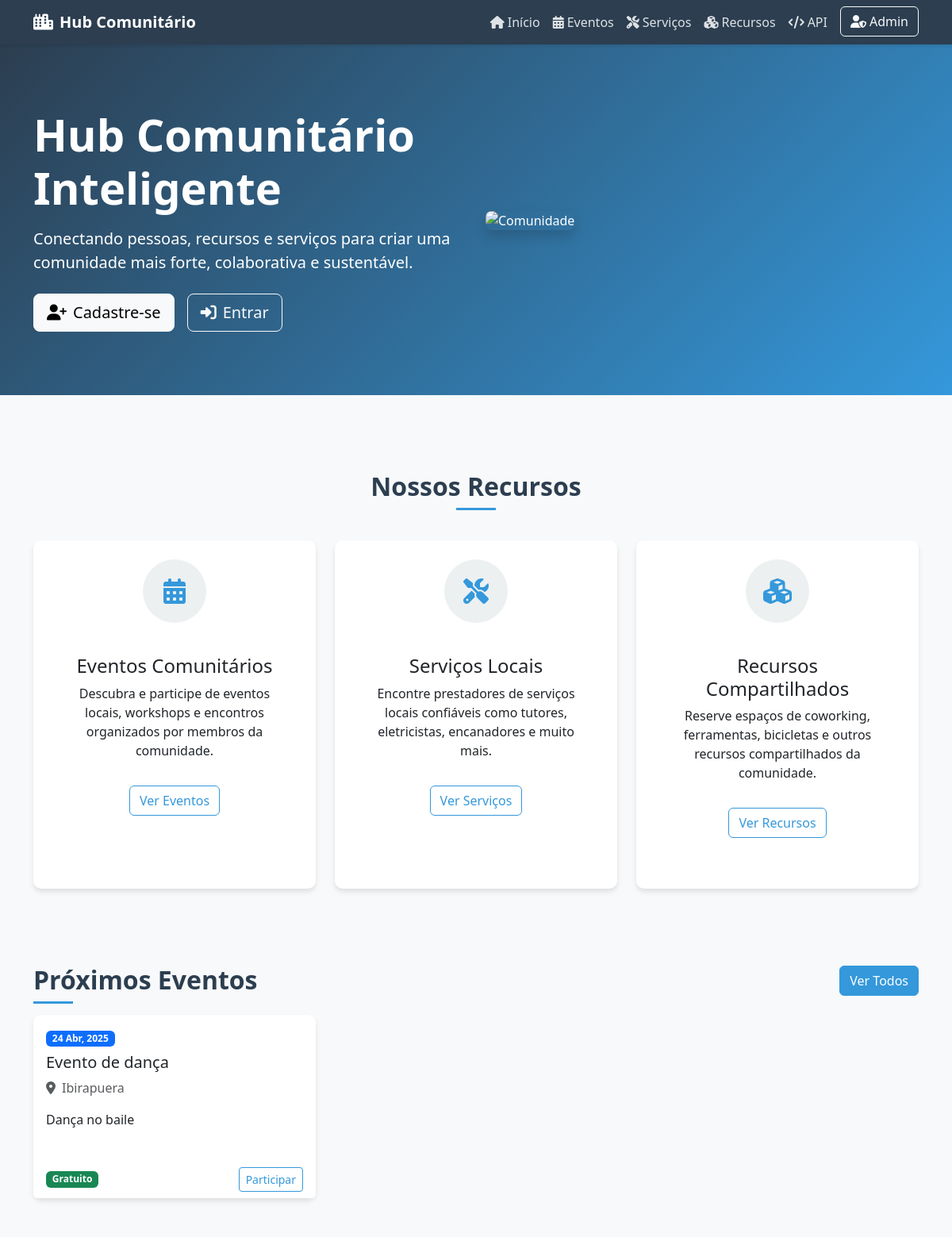
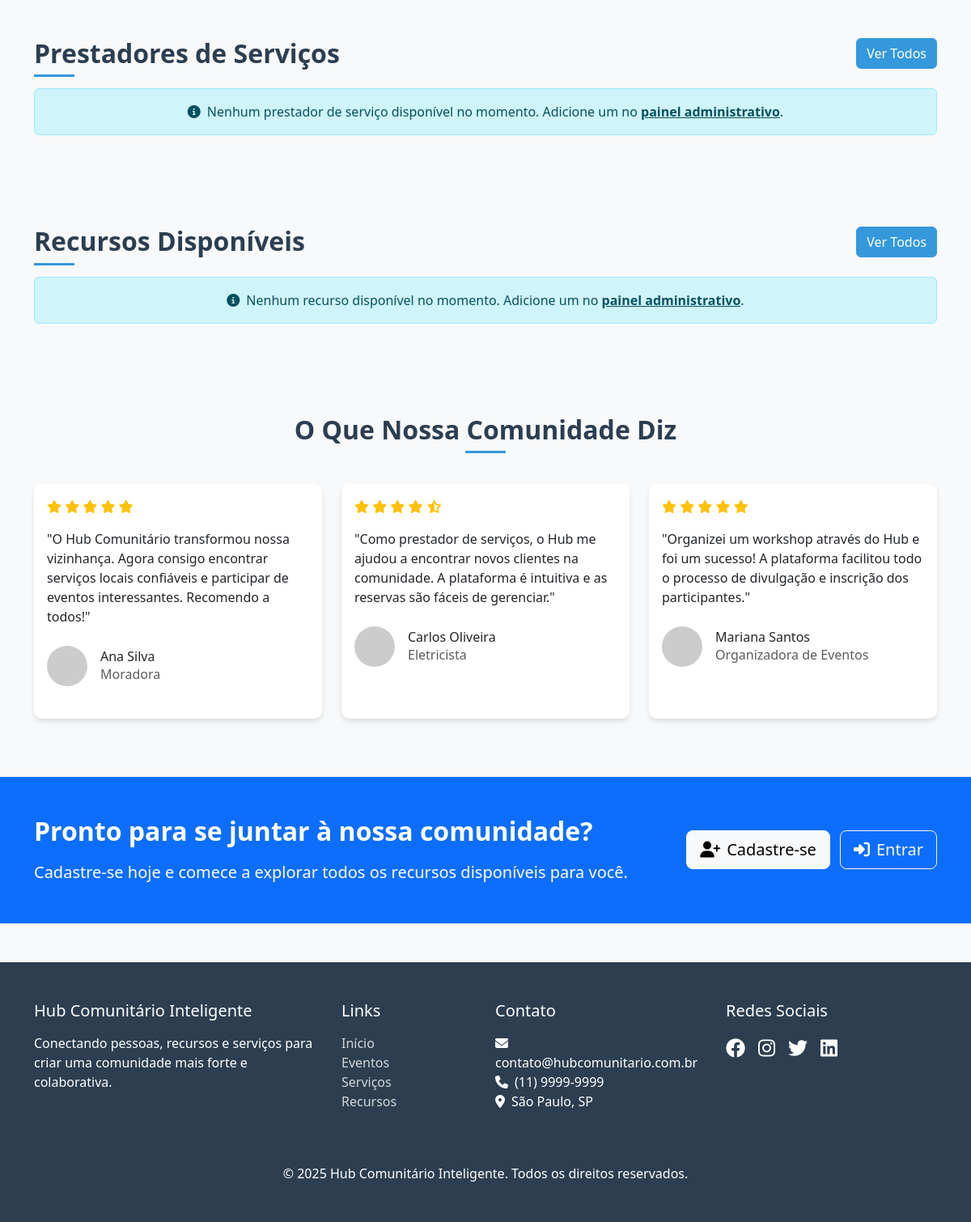
The page / on the database its author committed (2 pictures, top to bottom).
### api/models.py (models this page shows, shortened)
class CommunityEvent(models.Model):
    title = models.CharField(max_length=100, verbose_name='Título')
    description = models.TextField(verbose_name='Descrição')
    organizer = models.ForeignKey(User, on_delete=models.CASCADE, related_name='organized_events', verbose_name='Organizador')
    location = models.CharField(max_length=255, verbose_name='Local')
    start_date = models.DateTimeField(verbose_name='Data de Início')
    end_date = models.DateTimeField(verbose_name='Data de Término')
    max_attendees = models.PositiveIntegerField(null=True, blank=True, verbose_name='Máximo de Participantes')
    is_free = models.BooleanField(default=True, verbose_name='Gratuito')
    fee = models.DecimalField(max_digits=10, decimal_places=2, null=True, blank=True, verbose_name='Taxa')
    attendees = models.ManyToManyField(User, related_name='attending_events', blank=True, verbose_name='Participantes')
    created_at = models.DateTimeField(auto_now_add=True, verbose_name='Criado em')
    updated_at = models.DateTimeField(auto_now=True, verbose_name='Atualizado em')
    class Meta:
        verbose_name = 'Evento Comunitário'
        verbose_name_plural = 'Eventos Comunitários'

### api/views.py (the view)
# urls.py: path('', index, name='index'),
def index(request):
    events = CommunityEvent.objects.all().order_by('start_date')[:3]
    service_providers = ServiceProvider.objects.filter(is_available=True)[:3]
    resources = Resource.objects.filter(is_available=True)[:3]
    context = {
        'events': events,
        'service_providers': service_providers,
        'resources': resources
    }
    return render(request, 'index.html', context)

### templates/index.html (shortened to what this page needs)
{% extends 'base.html' %}
{% block content %}
<section class="hero">
    <div class="container">
        <div class="row align-items-center">
            <div class="col-lg-6 mb-5 mb-lg-0">
                <h1 class="display-4 fw-bold mb-3">Hub Comunitário Inteligente</h1>
                <p class="lead mb-4">Conectando pessoas, recursos e serviços para criar uma comunidade mais forte, colaborativa e sustentável.</p>
                <div class="d-flex gap-3">
                    <button class="btn btn-light btn-lg signup-btn">
                        <i class="fas fa-user-plus me-2"></i>Cadastre-se
                    </button>
                    <button class="btn btn-outline-light btn-lg login-btn">
                        <i class="fas fa-sign-in-alt me-2"></i>Entrar
                    </button>
                </div>
            </div>
            <div class="col-lg-6">
                <img src="https://images.unsplash.com/photo-1517245386807-bb43f82c33c4?ixlib=rb-4.0.3&ixid=M3wxMjA3fDB8MHxwaG90by1wYWdlfHx8fGVufDB8fHx8fA%3D%3D&auto=format&fit=crop&w=1470&q=80" class="img-fluid rounded-3 shadow" alt="Comunidade">
            </div>
        </div>
    </div>
</section>
<section class="py-5">
    <div class="container">
        <h2 class="section-title text-center mb-5">Nossos Recursos</h2>
        <div class="row g-4">
            <div class="col-md-4">
                <div class="card h-100 text-center p-4">
                    <div class="feature-icon">
                        <i class="fas fa-calendar-alt"></i>
                    </div>
                    <div class="card-body">
                        <h3 class="card-title h4">Eventos Comunitários</h3>
                        <p class="card-text">Descubra e participe de eventos locais, workshops e encontros organizados por membros da comunidade.</p>
                        <a href="#eventos" class="btn btn-outline-primary mt-3">Ver Eventos</a>
                    </div>
                </div>
            </div>
            <div class="col-md-4">
                <div class="card h-100 text-center p-4">
                    <div class="feature-icon">
                        <i class="fas fa-tools"></i>
                    </div>
                    <div class="card-body">
                        <h3 class="card-title h4">Serviços Locais</h3>
                        <p class="card-text">Encontre prestadores de serviços locais confiáveis como tutores, eletricistas, encanadores e muito mais.</p>
                        <a href="#servicos" class="btn btn-outline-primary mt-3">Ver Serviços</a>
                    </div>
                </div>
            </div>
            <div class="col-md-4">
                <div class="card h-100 text-center p-4">
                    <div class="feature-icon">
                        <i class="fas fa-cubes"></i>
                    </div>
                    <div class="card-body">
                        <h3 class="card-title h4">Recursos Compartilhados</h3>
                        <p class="card-text">Reserve espaços de coworking, ferramentas, bicicletas e outros recursos compartilhados da comunidade.</p>
                        <a href="#recursos" class="btn btn-outline-primary mt-3">Ver Recursos</a>
                    </div>
                </div>
            </div>
        </div>
    </div>
</section>
<section class="py-5 bg-light" id="eventos">
    <div class="container">
        <div class="d-flex justify-content-between align-items-center mb-4">
            <h2 class="section-title mb-0">Próximos Eventos</h2>
            <a href="#" class="btn btn-primary">Ver Todos</a>
        </div>
        <div class="row g-4" id="eventos-container">
            {% if events %}
                {% for event in events %}
                <div class="col-md-4">
                    <div class="card h-100">
                        <div class="card-body">
                            <span class="badge bg-primary mb-2">{{ event.start_date|date:"d M, Y" }}</span>
                            <h3 class="card-title h5">{{ event.title }}</h3>
                            <p class="card-text text-muted mb-3"><i class="fas fa-map-marker-alt me-2"></i>{{ event.location }}</p>
                            <p class="card-text">{{ event.description|truncatechars:100 }}</p>
                        </div>
                        <div class="card-footer bg-white border-0">
                            <div class="d-flex justify-content-between align-items-center">
                                {% if event.is_free %}
                                    <span class="badge bg-success">Gratuito</span>
                                {% else %}
                                    <span class="badge bg-primary">R$ {{ event.fee }}</span>
                                {% endif %}
                                <button class="btn btn-sm btn-outline-primary">Participar</button>
                            </div>
                        </div>
                    </div>
                </div>
                {% endfor %}
            {% else %}
                <div class="col-12 text-center">
                    <div class="alert alert-info">
                        <i class="fas fa-info-circle me-2"></i>Nenhum evento disponível no momento. Crie um evento no <a href="/admin/api/communityevent/add/" class="alert-link">painel administrativo</a>.
                    </div>
                </div>
            {% endif %}
        </div>
    </div>
</section>
<section class="py-5" id="servicos">
    <div class="container">
        <div class="d-flex justify-content-between align-items-center mb-4">
            <h2 class="section-title mb-0">Prestadores de Serviços</h2>
            <a href="#" class="btn btn-primary">Ver Todos</a>
        </div>
        <div class="row g-4" id="servicos-container">
            {% if service_providers %}
                {% for provider in service_providers %}
                <div class="col-md-4">
                    <div class="card h-100">
                        <div class="card-body">
                            <h3 class="card-title h5">{{ provider.business_name }}</h3>
                            <p class="card-text text-muted mb-3"><i class="fas fa-tag me-2"></i>{{ provider.service_type }}</p>
                            <p class="card-text">{{ provider.description|truncatechars:100 }}</p>
                            {% if provider.hourly_rate %}
                                <p class="card-text fw-bold">R$ {{ provider.hourly_rate }}/hora</p>
                            {% endif %}
                        </div>
                        <div class="card-footer bg-white border-0">
                            <div class="d-flex justify-content-between align-items-center">
                                <div>
                                    <i class="fas fa-star text-warning"></i>
                                    <i class="fas fa-star text-warning"></i>
                                    <i class="fas fa-star text-warning"></i>
                                    <i class="fas fa-star text-warning"></i>
                                    <i class="fas fa-star-half-alt text-warning"></i>
                                    <span class="ms-1">4.5</span>
                                </div>
                                <button class="btn btn-sm btn-outline-primary">Contatar</button>
                            </div>
                        </div>
                    </div>
                </div>
                {% endfor %}
            {% else %}
                <div class="col-12 text-center">
                    <div class="alert alert-info">
                        <i class="fas fa-info-circle me-2"></i>Nenhum prestador de serviço disponível no momento. Adicione um no <a href="/admin/api/serviceprovider/add/" class="alert-link">painel administrativo</a>.
                    </div>
                </div>
            {% endif %}
        </div>
    </div>
</section>
<section class="py-5 bg-light" id="recursos">
    <div class="container">
        <div class="d-flex justify-content-between align-items-center mb-4">
            <h2 class="section-title mb-0">Recursos Disponíveis</h2>
            <a href="#" class="btn btn-primary">Ver Todos</a>
        </div>
        <div class="row g-4" id="recursos-container">
            {% if resources %}
                {% for resource in resources %}
                <div class="col-md-4">
                    <div class="card h-100">
                        <div class="card-body">
                            <h3 class="card-title h5">{{ resource.name }}</h3>
                            <p class="card-text text-muted mb-3"><i class="fas fa-tag me-2"></i>{{ resource.category }}</p>
                            <p class="card-text">{{ resource.description|truncatechars:100 }}</p>
                            {% if resource.hourly_rate %}
                                <p class="card-text fw-bold">R$ {{ resource.hourly_rate }}/hora</p>
                            {% endif %}
                            <p class="card-text text-muted"><i class="fas fa-map-marker-alt me-2"></i>{{ resource.location }}</p>
                        </div>
                        <div class="card-footer bg-white border-0">
                            <button class="btn btn-sm btn-outline-primary w-100">Reservar</button>
                        </div>
                    </div>
                </div>
                {% endfor %}
            {% else %}
                <div class="col-12 text-center">
                    <div class="alert alert-info">
                        <i class="fas fa-info-circle me-2"></i>Nenhum recurso disponível no momento. Adicione um no <a href="/admin/api/resource/add/" class="alert-link">painel administrativo</a>.
                    </div>
                </div>
            {% endif %}
        </div>
    </div>
</section>
<section class="py-5">
    <div class="container">
        <h2 class="section-title text-center mb-5">O Que Nossa Comunidade Diz</h2>
        <div class="row">
            <div class="col-lg-4 mb-4">
                <div class="card h-100">
                    <div class="card-body">
                        <div class="mb-3">
                            <i class="fas fa-star text-warning"></i>
                            <i class="fas fa-star text-warning"></i>
                            <i class="fas fa-star text-warning"></i>
                            <i class="fas fa-star text-warning"></i>
                            <i class="fas fa-star text-warning"></i>
                        </div>
                        <p class="card-text">"O Hub Comunitário transformou nossa vizinhança. Agora consigo encontrar serviços locais confiáveis e participar de eventos interessantes. Recomendo a todos!"</p>
                        <div class="d-flex align-items-center mt-4">
                            <div class="flex-shrink-0">
                                <img src="https://randomuser.me/api/portraits/women/32.jpg" class="rounded-circle" width="50" height="50" alt="Ana Silva">
                            </div>
                            <div class="flex-grow-1 ms-3">
                                <h5 class="mb-0 fs-6">Ana Silva</h5>
                                <p class="text-muted mb-0">Moradora</p>
                            </div>
                        </div>
                    </div>
                </div>
            </div>
            <div class="col-lg-4 mb-4">
                <div class="card h-100">
                    <div class="card-body">
                        <div class="mb-3">
                            <i class="fas fa-star text-warning"></i>
                            <i class="fas fa-star text-warning"></i>
                            <i class="fas fa-star text-warning"></i>
                            <i class="fas fa-star text-warning"></i>
                            <i class="fas fa-star-half-alt text-warning"></i>
                        </div>
                        <p class="card-text">"Como prestador de serviços, o Hub me ajudou a encontrar novos clientes na comunidade. A plataforma é intuitiva e as reservas são fáceis de gerenciar."</p>
                        <div class="d-flex align-items-center mt-4">
                            <div class="flex-shrink-0">
                                <img src="https://randomuser.me/api/portraits/men/45.jpg" class="rounded-circle" width="50" height="50" alt="Carlos Oliveira">
                            </div>
                            <div class="flex-grow-1 ms-3">
                                <h5 class="mb-0 fs-6">Carlos Oliveira</h5>
                                <p class="text-muted mb-0">Eletricista</p>
                            </div>
                        </div>
                    </div>
                </div>
            </div>
            <div class="col-lg-4 mb-4">
                <div class="card h-100">
                    <div class="card-body">
                        <div class="mb-3">
                            <i class="fas fa-star text-warning"></i>
                            <i class="fas fa-star text-warning"></i>
                            <i class="fas fa-star text-warning"></i>
                            <i class="fas fa-star text-warning"></i>
                            <i class="fas fa-star text-warning"></i>
                        </div>
                        <p class="card-text">"Organizei um workshop através do Hub e foi um sucesso! A plataforma facilitou todo o processo de divulgação e inscrição dos participantes."</p>
                        <div class="d-flex align-items-center mt-4">
                            <div class="flex-shrink-0">
                                <img src="https://randomuser.me/api/portraits/women/68.jpg" class="rounded-circle" width="50" height="50" alt="Mariana Santos">
                            </div>
                            <div class="flex-grow-1 ms-3">
                                <h5 class="mb-0 fs-6">Mariana Santos</h5>
                                <p class="text-muted mb-0">Organizadora de Eventos</p>
                            </div>
                        </div>
                    </div>
                </div>
            </div>
        </div>
    </div>
</section>
<section class="py-5 bg-primary text-white">
    <div class="container">
        <div class="row align-items-center">
            <div class="col-lg-8 mb-4 mb-lg-0">
                <h2 class="fw-bold mb-3">Pronto para se juntar à nossa comunidade?</h2>
                <p class="lead mb-0">Cadastre-se hoje e comece a explorar todos os recursos disponíveis para você.</p>
            </div>
            <div class="col-lg-4 text-lg-end">
                <button class="btn btn-light btn-lg signup-btn me-2">
                    <i class="fas fa-user-plus me-2"></i>Cadastre-se
                </button>
                <button class="btn btn-outline-light btn-lg login-btn">
                    <i class="fas fa-sign-in-alt me-2"></i>Entrar
                </button>
            </div>
        </div>
    </div>
</section>
{% endblock %}

### rows shown on the page
CommunityEvent: start_date "24 Abr, 2025", title "Evento de dança", location "Ibirapuera", description "Dança no baile", is_free "Gratuito"
